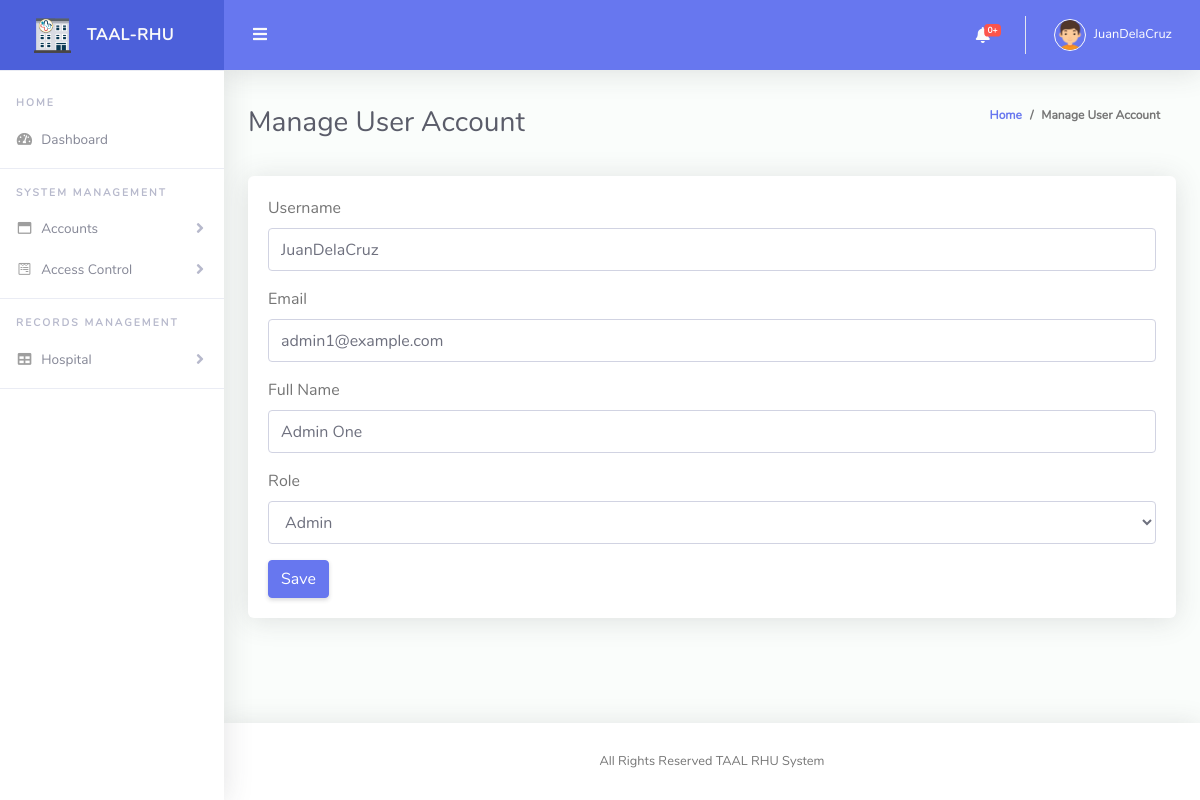
/admin/edit_user.php?user_id=1 (signed in), run on the app's committed database.
### tables this page shows
CREATE TABLE `users` (
  `user_id` int(11) NOT NULL,
  `username` varchar(50) NOT NULL,
  `password_hash` varchar(255) NOT NULL,
  `email` varchar(100) NOT NULL,
  `full_name` varchar(100) DEFAULT NULL,
  `role` enum('admin','health_worker') NOT NULL,
  `last_login` timestamp NOT NULL DEFAULT current_timestamp() ON UPDATE current_timestamp(),
  `date_created` timestamp NOT NULL DEFAULT current_timestamp()
);

### admin/edit_user.php (the view, shortened to what this page needs)
<!DOCTYPE html>
<?php include("../model/conn.php"); ?>
<html lang="en">
<head>
  <link href="vendor/fontawesome-free/css/all.min.css" rel="stylesheet" type="text/css">
  <link href="vendor/bootstrap/css/bootstrap.min.css" rel="stylesheet" type="text/css">
  <link href="css/ruang-admin.min.css" rel="stylesheet">
</head>
<body id="page-top">
  <div id="wrapper">
    <?php include("./nav.php");
    $username = $password_hash = $email = $full_name = $role = "";
    if (isset($_GET['user_id'])) {
      $user_id = $_GET['user_id'];
      $sql = "SELECT * FROM users WHERE user_id = $user_id";
      $result = $conn->query($sql);
      if ($result->num_rows > 0) {
        $row = $result->fetch_assoc();
        $username = $row['username'];
        $email = $row['email'];
        $full_name = $row['full_name'];
        $role = $row['role'];
      }
    }
    ?>
    <div class="container-fluid" id="container-wrapper">
      <div class="d-sm-flex align-items-center justify-content-between mb-4">
        <h1 class="h3 mb-0 text-gray-800">Manage User Account</h1>
        <ol class="breadcrumb">
          <li class="breadcrumb-item"><a href="./">Home</a></li>
          <li class="breadcrumb-item" aria-current="page">Manage User Account</li>
        </ol>
      </div>
      <div class="row">
        <div class="col-lg-12">
          <div class="card mb-4">
            <div class="card-body">
            <form method="post">
        <div class="form-group">
            <label for="username">Username</label>
            <input type="text" class="form-control" id="username" name="username" value="<?php echo $username; ?>" required>
        </div>
        <div class="form-group">
            <label for="email">Email</label>
            <input type="email" class="form-control" id="email" name="email" value="<?php echo $email; ?>" required>
        </div>
        <div class="form-group">
            <label for="full_name">Full Name</label>
            <input type="text" class="form-control" id="full_name" name="full_name" value="<?php echo $full_name; ?>">
        </div>
        <div class="form-group">
            <label for="role">Role</label>
            <select class="form-control" id="role" name="role" required>
                <option value="admin" <?php echo ($role == 'admin') ? 'selected' : ''; ?>>Admin</option>
            </select>
        </div>
        <button type="submit" class="btn btn-primary">Save</button>
    </form>
            </div>
          </div>
        </div>
      </div>
    </div>
  </div>
  <?php include("./footer.php"); ?>
  </div>
  </div>
</body>
</html>

### data on the page
users: username "JuanDelaCruz", email "admin1@example.com", full_name "Admin One", role "Admin"

### other printed values
$row['count'] "0"
$_SESSION['username'] "JuanDelaCruz"
